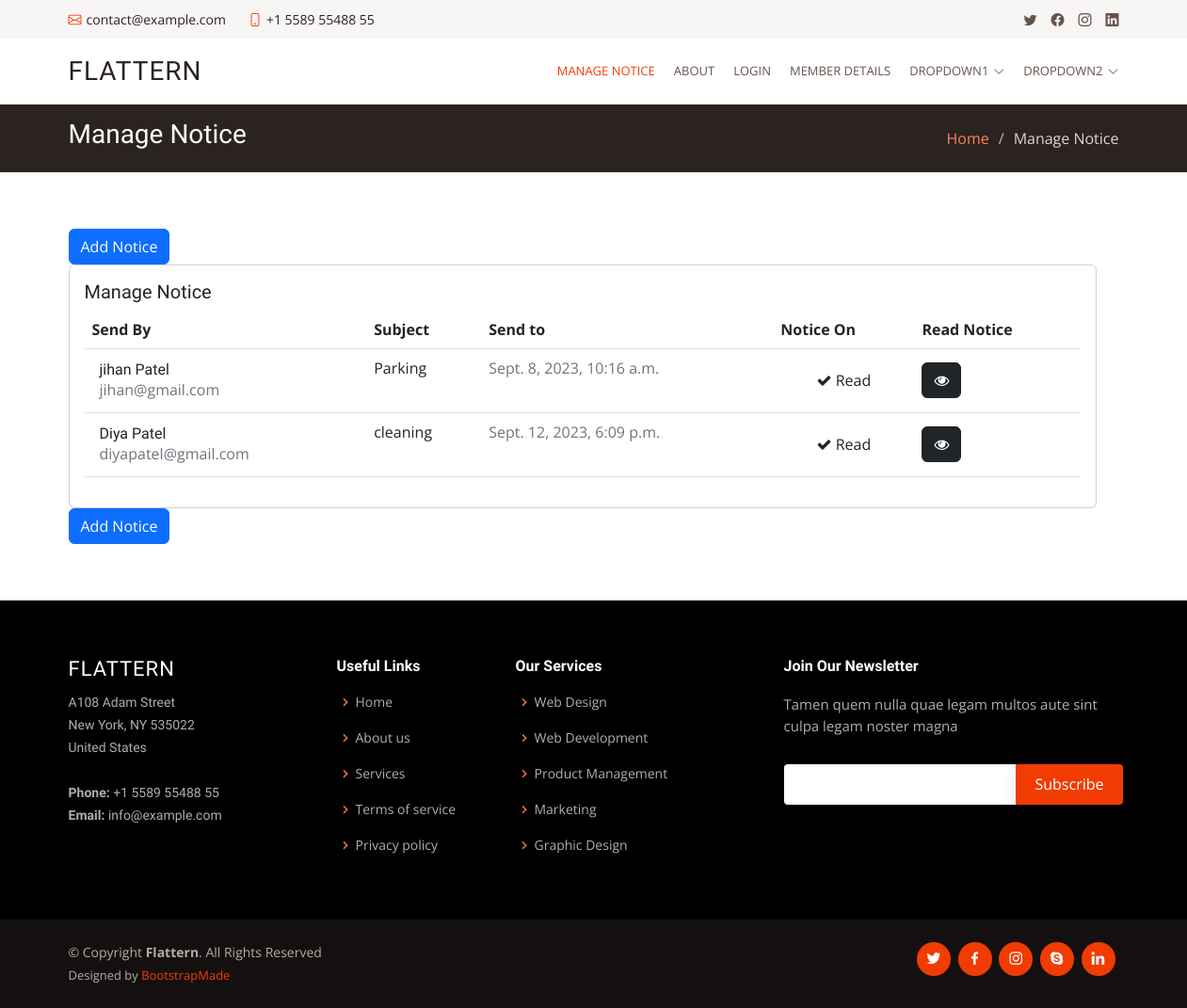
Screenshot of /hos/manage_notice/ (signed in) with the database file from the repository.
### housing_socity/models.py (models this page shows, shortened)
class Notice(models.Model):
    send_by=models.ForeignKey(housing_socity,on_delete=models.CASCADE)
    send_to=models.ForeignKey(Member,on_delete=models.CASCADE)
    subject = models.CharField(max_length=100)
    des = models.TextField()
    notice_on= models.DateTimeField(auto_now_add=True)
    read = models.BooleanField(default=False)
    read_time = models.DateTimeField(blank=True,null=True)

### Members/models.py (models this page shows, shortened)
class Member(models.Model):
    fname = models.CharField(max_length=30)
    lname = models.CharField(max_length=30)
    mobile = models.CharField(max_length=13)
    email = models.EmailField(unique=True)
    flat_no = models.IntegerField()
    wing = models.CharField(max_length=1)
    res_from = models.DateField(null=True)
    created_on = models.DateTimeField(auto_now_add=True)
    res_type = models.CharField(max_length=20,default='owner',choices=choice)
    verify = models.BooleanField(default=False)
    pic = models.FileField(upload_to='member_pic',default='avtar.png')
    Password = models.CharField(max_length=30,null=True,blank=True)

### housing_socity/views.py (the view)
# urls.py: path('manage_notice/',views.manage_notice,name='manage_notice'),
def manage_notice(request):
    user = housing_socity.objects.get(email=request.session['email'])
    notices=Notice.objects.all()
    return render(request,'manage-notice.html',{'user':user,'notices':notices})

### housing_socity/templates/manage-notice.html (shortened to what this page needs)
{% extends 'header.html' %}
{% load static %}
{% block page %}
Manage Notice
{% endblock %}
{% block content %}
<main id="main">
    <section id="breadcrumbs" class="breadcrumbs">
      <div class="container">
        <div class="d-flex justify-content-between align-items-center">
          <h2>Manage Notice</h2>
          <ol>
            <li><a href="{% url 'index' %}">Home</a></li>
            <li>Manage Notice</li>
          </ol>
        </div>
      </div>
    </section>
    <section id="testimonials" class="testimonials">
      <div class="container">
        <div class="row">
          <div class="row">
            <div class="col-lg-12">
              <a href="{% url 'new-notice' %}"><button class="btn btn-primary">           Add Notice</button></a>
              <div class="card">
                <div class="card-body">
                  <h5 class="card-title">Manage Notice</h5>
                  <table class="table datatable">
                    <thead>
                      <tr>
                        <th scope="col">Send By</th>
                        <th scope="col">Subject</th>
                        <th scope="col">Send to</th>
                        <th scope="col">Notice On</th>
                        <th scope="col">Read Notice</th>
                      </tr>
                    </thead>
                    <tbody>
                      {% for notice in notices %}
                      <tr>
                        <td>
                          <div class="d-flex px-2 py-1">
                            <div class="d-flex flex-column justify-content-center">
                              <h6 class="mb-0 text-sm">{{notice.send_to.fname}} {{notice.send_to.lname}}</h6>
                              <p class="text-xs text-secondary mb-0">{{notice.send_to.email}}</p>
                            </div>
                          </div>
                        </td>
                        <td>
                          <p class="text-xs font-weight-bold mb-0">{{notice.subject}}</p>
                        </td>
                        <td>
                          <span class="text-secondary text-xs font-weight-bold">{{notice.notice_on}}</span>
                        </td>
                        <td class="align-middle text-center text-sm">
                            {% if notice.read %}
                            <span class="text-xs font-weight-bold mb-0"><i class="fa fa-check"></i> Read</span>
                            {% else %}
                            <span class="text-xs font-weight-bold mb-0"><i class="fa fa-close"></i> Pending</span>
                            {% endif %}
                          </td>
                        <td class="align-middle">
                          <a href="{% url 'view-notice' notice.id %}" class="text-secondary font-weight-bold text-xs" data-toggle="tooltip" data-original-title="Edit user">
                            <button class="btn btn-dark"><i class="fa fa-eye"></i></button>
                          </a>
                        </td>
                      </tr>
                      {% endfor %}
                    </tbody>
                  </table>
                </div>
              </div>
            </div>
            <a href="{% url 'new-notice' %}"><button class="btn btn-primary">           Add Notice</button></a>
          </div>
        </div>
      </div>
    </section>
  </main>
{% endblock %}

### housing_socity/static/assets/css/style.css (style rules this page uses)
body { font-family: "Open Sans", sans-serif; color: #4d4643; }
a { color: #f03c02; text-decoration: none; }
h1, h2, h3, h4, h5, h6 { font-family: "Muli", sans-serif; }
section { padding: 60px 0; overflow: hidden; }
.breadcrumbs { padding: 15px 0; background: #2b2320; min-height: 40px; }
.breadcrumbs h2 { font-size: 28px; font-weight: 300; color: #fff; }
.breadcrumbs ol { display: flex; flex-wrap: wrap; list-style: none; padding: 0; margin: 0; color: #ded5d2; }
.breadcrumbs ol a { color: #fe825a; }
.breadcrumbs ol li+li { padding-left: 10px; }
.breadcrumbs ol li+li::before { display: inline-block; padding-right: 10px; color: #c8bab5; content: "/"; }

### rows the page displays
Notice: send_to.fname "jihan", send_to.lname "Patel", send_to.email "jihan@gmail.com", subject "Parking", notice_on "Sept. 8, 2023, 10:16 a.m.", read True (drawn)
Notice: send_to.fname "Diya", send_to.lname "Patel", send_to.email "diyapatel@gmail.com", subject "cleaning", notice_on "Sept. 12, 2023, 6:09 p.m.", read True (drawn)
